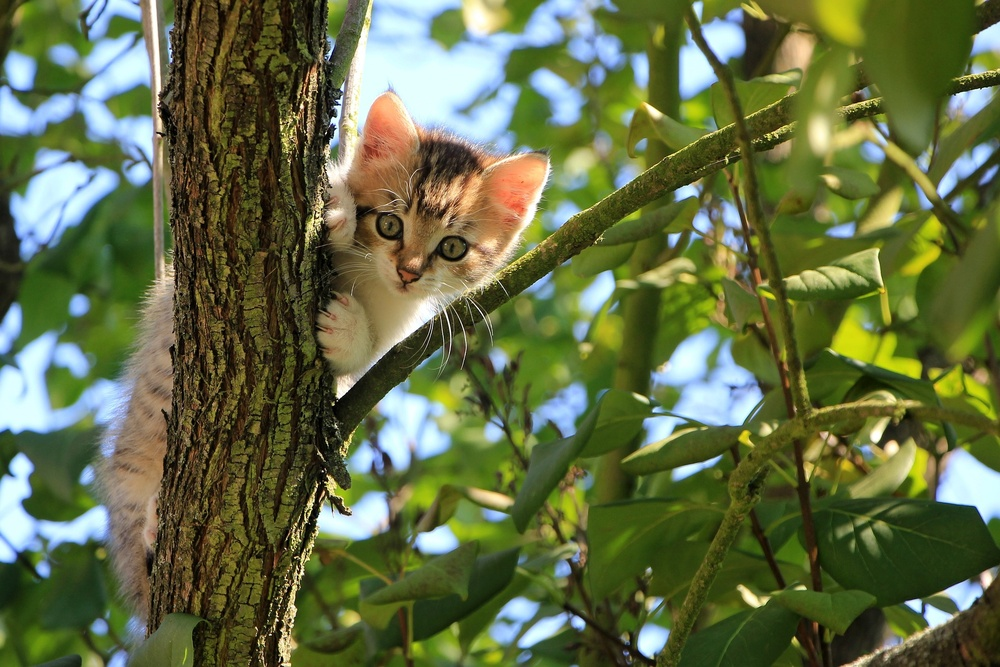
#> input picture cat-2.jpg, 1000 x 667 px, shrunk from 1920 x 1280 before the run
$ jupyter execute --allow-errors pythoncv2.ipynb   (shell and % lines are left out)
#> lines starting #> are read from the running program, lines starting #| are printed output that depends on the picture; after the words box and inside, x2 and y2 are one past the last pixel; in counts of white or black regions, pixels touching at a corner belong together
[cell 1]
import numpy as np
arr=np.ones((5,5))
arr*10

[cell 2]
np.random.seed(101)
arr2=np.random.randint(low=0,high=100,size=(5,5))
arr2

[cell 3]
arr2.max()

[cell 4]
arr2.min()

[cell 5]
import matplotlib.pyplot as plt
from PIL import Image
import cv2
#pic = Image.open("C:/Users/Shree/Documents/Python Scripts/cat-551554_1920.jpg")

[cell 6]
import cv2
image = cv2.imread("cat-551554_1920.jpg")
if image is not None:
    cv2.imshow("Image", image)

    cv2.waitKey(0)
    cv2.destroyAllWindows()
else:
    print("Image not found")

[cell 7]
import numpy as np
from PIL import Image
random_pixels = np.random.randint(0, 255, (300, 200))
#> (the rest of this cell did not finish here and is left out)

[cell 8]
import cv2
from PIL import Image

image1 = cv2.imread("cat-2.jpg", cv2.IMREAD_GRAYSCALE)
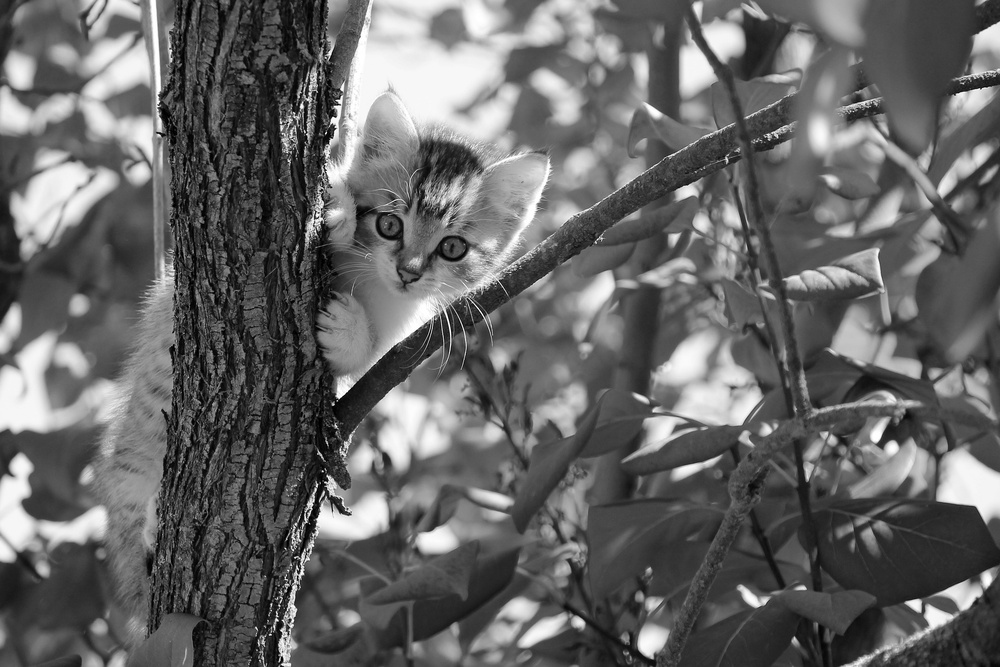
#> image1: shape (667, 1000); min 0, max 255, mean 102
#> (the rest of this cell did not finish here and is left out)

#> (a cell that did not finish here is left out)

[cell 10]
import cv2
image = cv2.imread("cat-3.jpg")
#> (the rest of this cell did not finish here and is left out)

[cell 11]
import cv2
import numpy as np
image = cv2.imread('cat-3.jpg', 0)
#> (the rest of this cell did not finish here and is left out)

[cell 12]
import cv2
image = cv2.imread('cat-4.jpg',0)
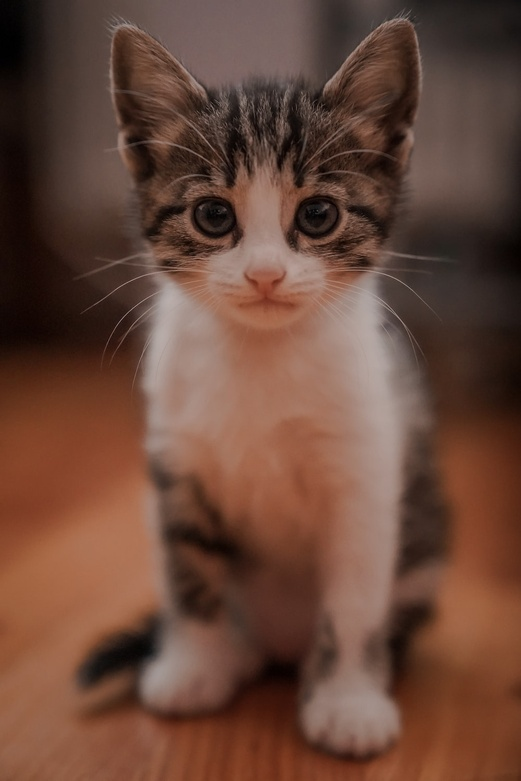
#> input picture cat-4.jpg, 521 x 781 px, shrunk from 1000 x 1500 before the run
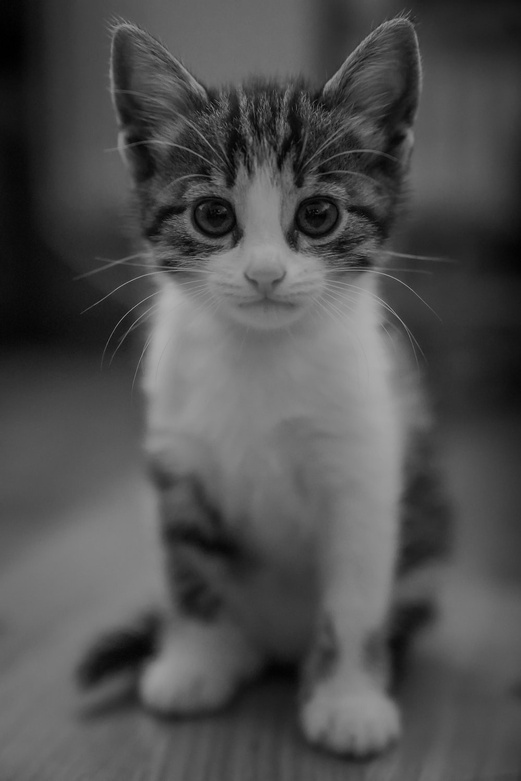
#> image: shape (781, 521); min 0, max 178, mean 79.7
rows, col= image.shape
#> rows = 781; col = 521
pixel_value = 150
pixel1_image = image.copy()

for i in range(rows):
    for j in range(col):
        if image[i, j] > pixel_value:
            pixel1_image[i, j] = 255
        else:
            pixel1_image[i, j] = 0
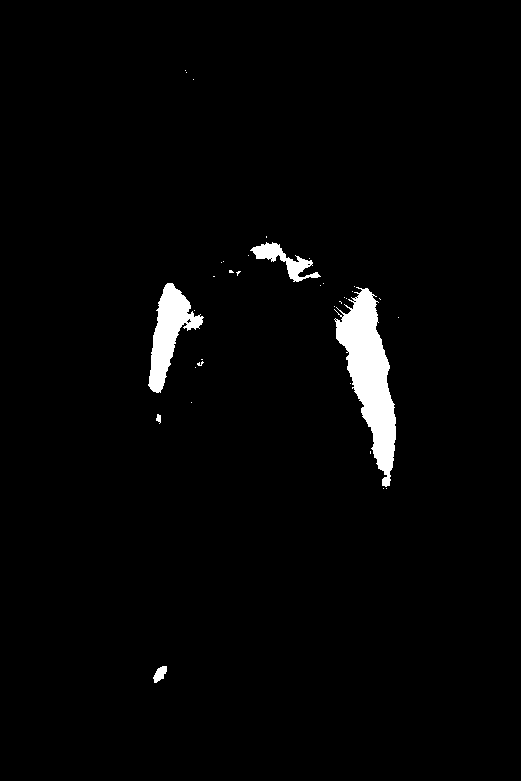
#> pixel1_image: shape (781, 521); 2.3% white; 35 white regions (30 under 20 px), largest, box (x1, y1, x2, y2) and area: (334, 287, 396, 487) 5712, (148, 283, 204, 393) 2579, (250, 242, 321, 282) 892, (153, 666, 167, 683) 144, (156, 414, 161, 424) 34
cv2.imshow('Image', pixel1_image)
cv2.waitKey(0)
cv2.destroyAllWindows()
